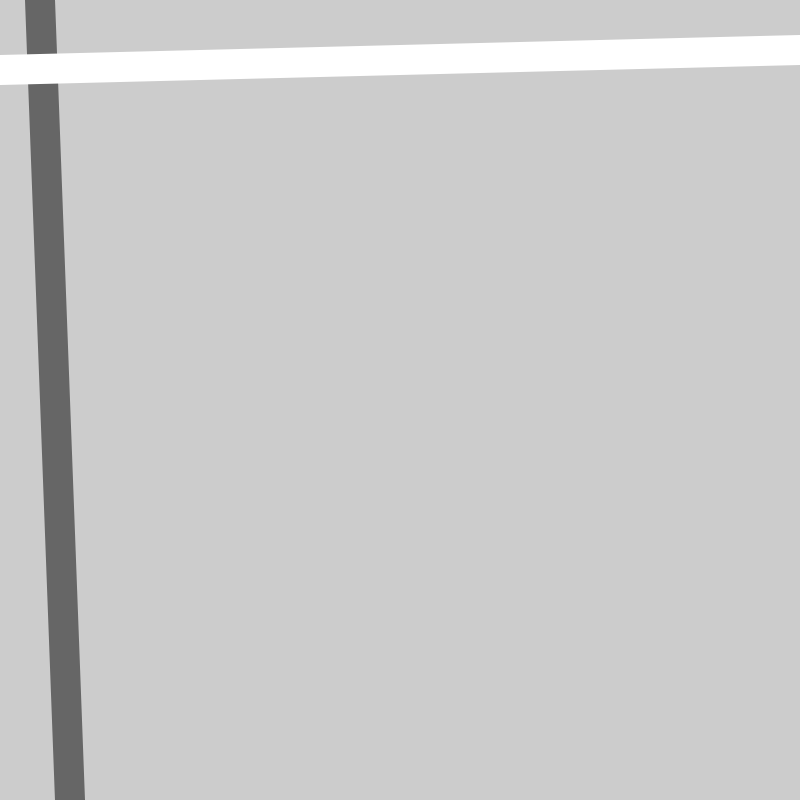
Frame 1 (no input)
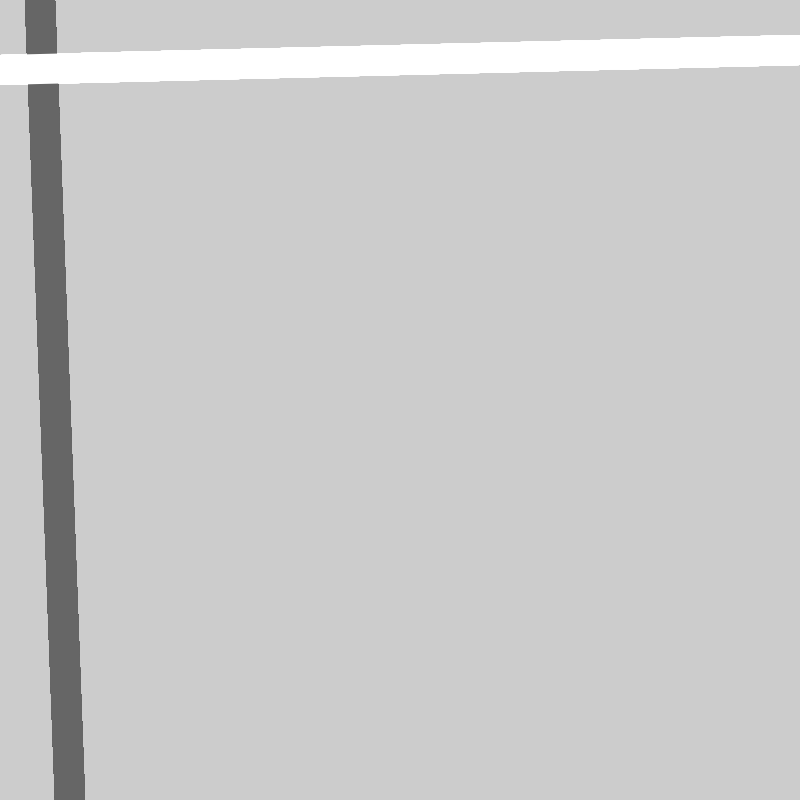
Frame 60 (no input)
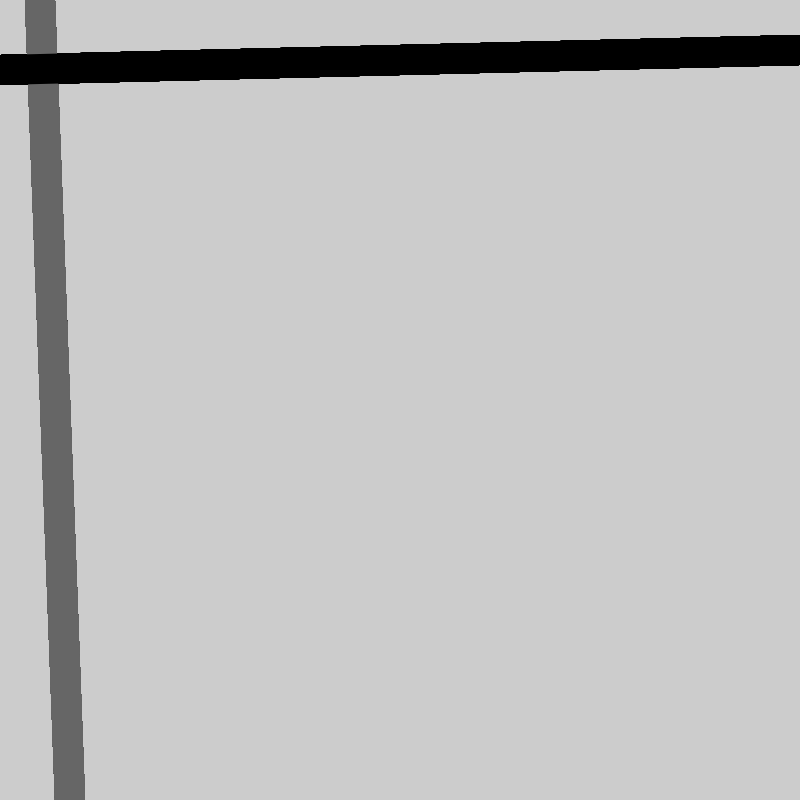
Frame 120 (the mouse pressed at the canvas centre since frame 60)

The p5.js sketch that drew these frames (run headless with seeded random() and noise() and a simulated clock; from frame 60 on, the mouse is pressed at the canvas centre):

// p5.js sketch
// ── sketch.js
function setup() {
  createCanvas(800,800);
  strokeWeight(30);
  background(204);
}

function draw() {
  stroke(102);
  line(40, 0, 70, height);

  if (mouseIsPressed){
    stroke(0);
  } else if (keyIsPressed){
    stroke(150,80,120);
  }
    else {
    stroke(255);
  }

  line(0,70,width,50);
}
